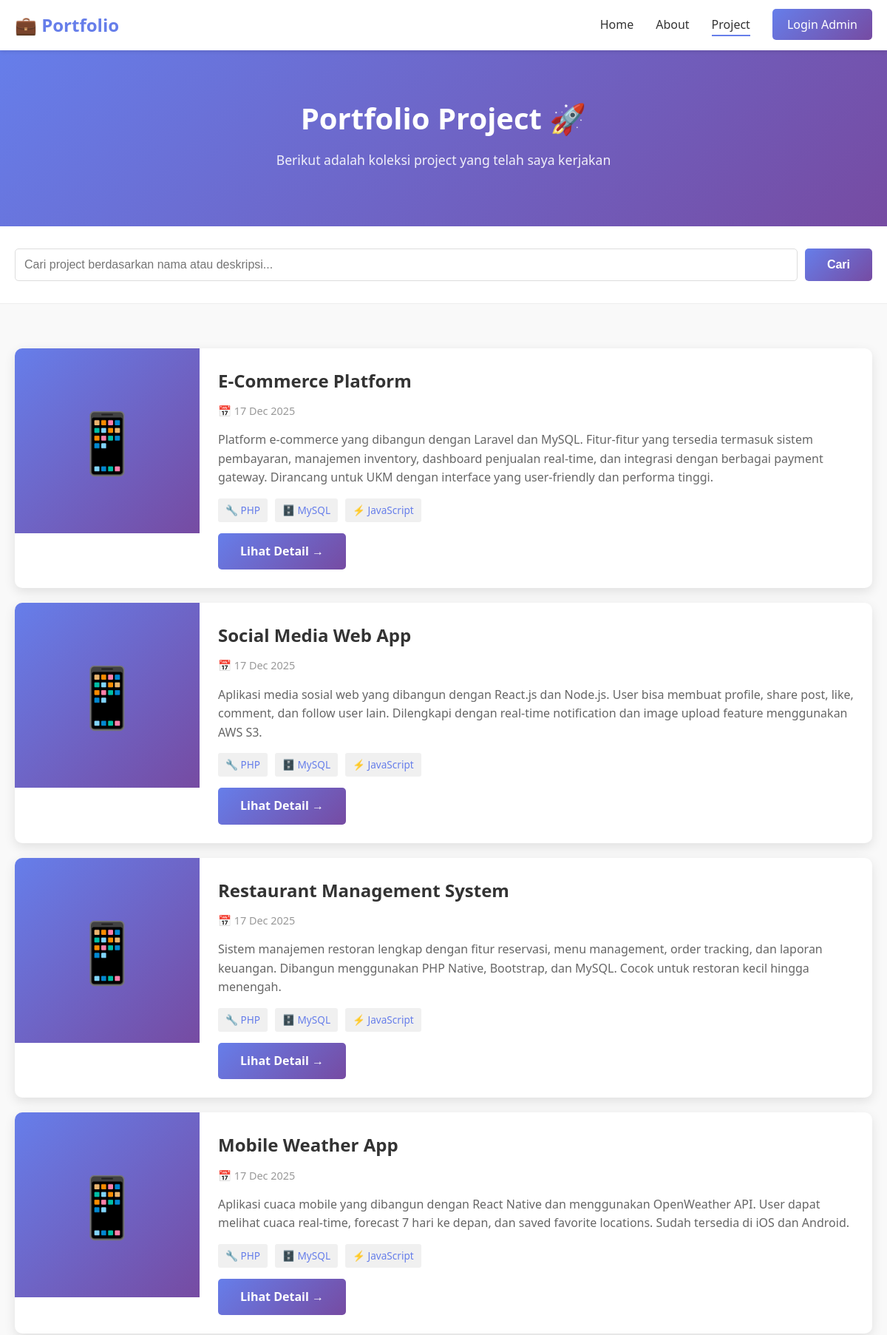
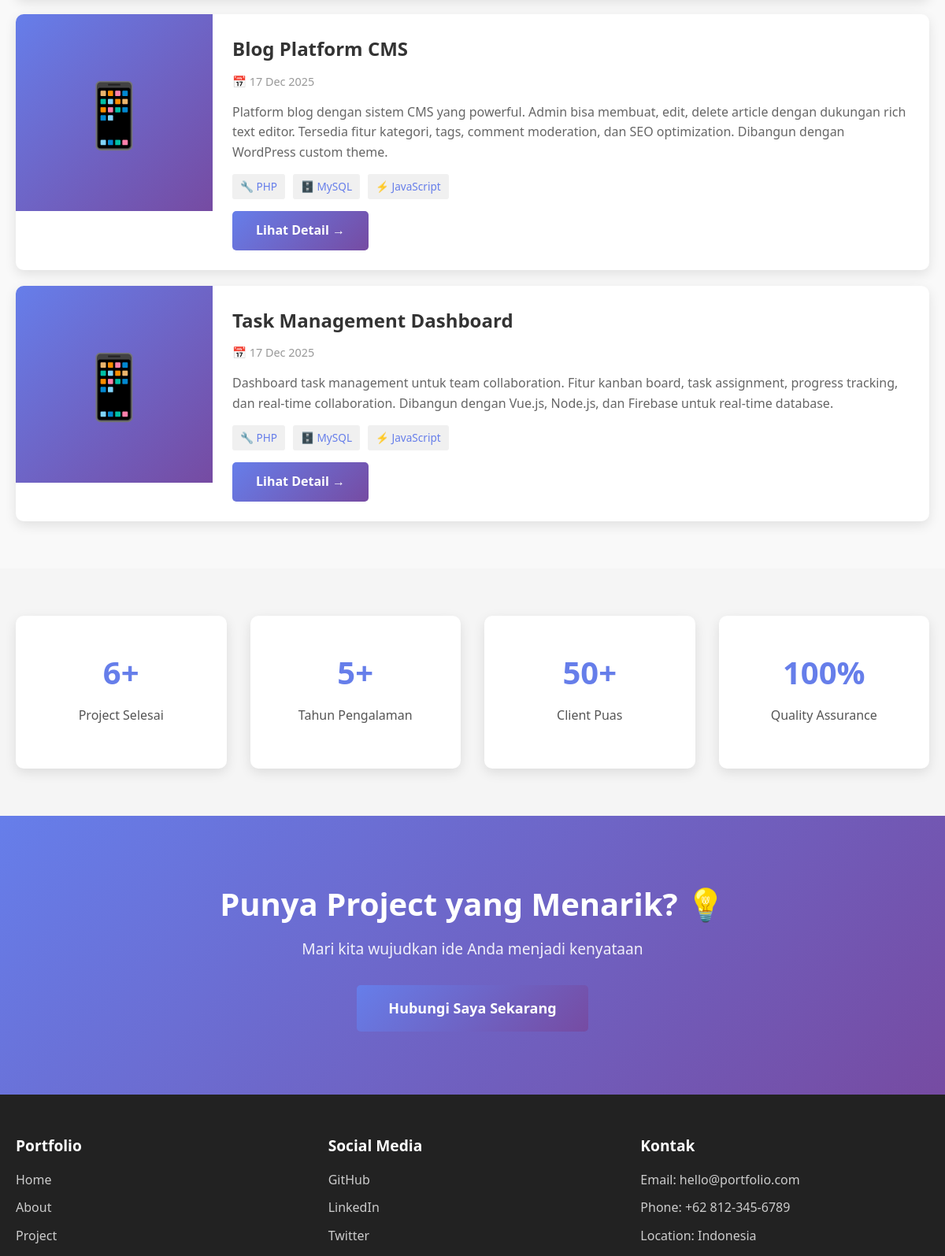
/project.php (upper part), run on the app's committed database (2 pictures, top to bottom).
### tables this page shows
CREATE TABLE IF NOT EXISTS projects (
    id INT AUTO_INCREMENT PRIMARY KEY,
    judul VARCHAR(200) NOT NULL,
    deskripsi LONGTEXT NOT NULL,
    gambar VARCHAR(255),
    link VARCHAR(255),
    created_at TIMESTAMP DEFAULT CURRENT_TIMESTAMP,
    updated_at TIMESTAMP DEFAULT CURRENT_TIMESTAMP ON UPDATE CURRENT_TIMESTAMP
);

### project.php (the view, shortened to what this page needs)
<?php
require_once 'db.php';
$query = "SELECT id, judul, deskripsi, gambar, link, created_at FROM projects ORDER BY created_at DESC";
$result = $conn->query($query);
$projects = [];
if ($result->num_rows > 0) {
    while ($row = $result->fetch_assoc()) {
        $projects[] = $row;
    }
}
$search_query = isset($_GET['search']) ? escape_input($_GET['search']) : '';
?>
<!DOCTYPE html>
<html lang="id">
<head>
    <link rel="stylesheet" href="style.css">
</head>
<body>
    <nav class="navbar">
        <div class="container">
            <div class="nav-brand">
                <a href="index.php">
                    <h2>💼 Portfolio</h2>
                </a>
            </div>
            <ul class="nav-menu">
                <li><a href="index.php">Home</a></li>
                <li><a href="about.php">About</a></li>
                <li><a href="project.php" class="active">Project</a></li>
                <li><a href="login.php" class="btn-login-nav">Login Admin</a></li>
            </ul>
        </div>
    </nav>
    <section class="page-header">
        <div class="container">
            <h1>Portfolio Project 🚀</h1>
            <p>Berikut adalah koleksi project yang telah saya kerjakan</p>
        </div>
    </section>
    <section class="search-section">
        <div class="container">
            <form method="GET" action="project.php" class="search-form">
                <input
                    type="text"
                    name="search"
                    placeholder="Cari project berdasarkan nama atau deskripsi..."
                    value="<?php echo htmlspecialchars($search_query); ?>"
                    class="search-input"
                >
                <button type="submit" class="btn btn-primary">Cari</button>
            </form>
        </div>
    </section>
    <section class="projects-section">
        <div class="container">
            <?php if (!empty($projects)): ?>
                <div class="projects-grid-large">
                    <?php foreach ($projects as $project): ?>
                        <?php
                            $imagePath = '';
                        ?>
                        <div class="project-card-large">
                            <div class="project-image-large">
                                <?php if (!empty($imagePath)): ?>
                                    <img src="<?php echo $imagePath; ?>" alt="<?php echo htmlspecialchars($project['judul']); ?>" class="project-thumb-large">
                                <?php else: ?>
                                    <div class="image-placeholder-large">
                                        📱
                                    </div>
                                <?php endif; ?>
                            </div>
                            <div class="project-content-large">
                                <h3><?php echo htmlspecialchars($project['judul']); ?></h3>
                                <div class="project-meta">
                                    <span class="project-date">
                                        📅 <?php echo date('d M Y', strtotime($project['created_at'])); ?>
                                    </span>
                                </div>
                                <div class="project-description">
                                    <?php echo htmlspecialchars($project['deskripsi']); ?>
                                </div>
                                <div class="project-tech">
                                    <span class="tech-tag">🔧 PHP</span>
                                    <span class="tech-tag">🗄️ MySQL</span>
                                    <span class="tech-tag">⚡ JavaScript</span>
                                </div>
                                <div class="project-actions">
                                    <a href="project-detail.php?id=<?php echo $project['id']; ?>" class="btn btn-primary">
                                        Lihat Detail →
                                    </a>
                                </div>
                            </div>
                        </div>
                    <?php endforeach; ?>
                </div>
            <?php endif; ?>
        </div>
    </section>
    <section class="stats-section">
        <div class="container">
            <div class="stats-grid">
                <div class="stat-item">
                    <div class="stat-number"><?php echo count($projects); ?>+</div>
                    <p class="stat-label">Project Selesai</p>
                </div>
                <div class="stat-item">
                    <div class="stat-number">5+</div>
                    <p class="stat-label">Tahun Pengalaman</p>
                </div>
                <div class="stat-item">
                    <div class="stat-number">50+</div>
                    <p class="stat-label">Client Puas</p>
                </div>
                <div class="stat-item">
                    <div class="stat-number">100%</div>
                    <p class="stat-label">Quality Assurance</p>
                </div>
            </div>
        </div>
    </section>
    <section class="cta-section">
        <div class="container">
            <h2>Punya Project yang Menarik? 💡</h2>
            <p>Mari kita wujudkan ide Anda menjadi kenyataan</p>
            <a href="about.php" class="btn btn-primary btn-large">Hubungi Saya Sekarang</a>
        </div>
    </section>
    <footer class="footer">
        <div class="container">
            <div class="footer-content">
                <div class="footer-section">
                    <h4>Portfolio</h4>
                    <ul>
                        <li><a href="index.php">Home</a></li>
                        <li><a href="about.php">About</a></li>
                        <li><a href="project.php">Project</a></li>
                    </ul>
                </div>
                <div class="footer-section">
                    <h4>Social Media</h4>
                    <ul>
                        <li><a href="https://github.com" target="_blank">GitHub</a></li>
                        <li><a href="https://linkedin.com" target="_blank">LinkedIn</a></li>
                        <li><a href="https://twitter.com" target="_blank">Twitter</a></li>
                    </ul>
                </div>
                <div class="footer-section">
                    <h4>Kontak</h4>
                    <ul>
                        <li>Email: hello@portfolio.com</li>
                        <li>Phone: +62 812-345-6789</li>
                        <li>Location: Indonesia</li>
                    </ul>
                </div>
            </div>
        </div>
    </footer>
</body>
</html>

### data on the page
projects: judul "E-Commerce Platform", created_at "17 Dec 2025", deskripsi "Platform e-commerce yang dibangun dengan Laravel dan MySQL. Fitur-fitur yang tersedia termasuk sistem pembayaran, manajemen inventory, dashboard penjualan real-time, dan integrasi dengan berbagai payment gateway. Dirancang untuk UKM dengan interface yang user-friendly dan performa tinggi."
projects: judul "Social Media Web App", created_at "17 Dec 2025", deskripsi "Aplikasi media sosial web yang dibangun dengan React.js dan Node.js. User bisa membuat profile, share post, like, comment, dan follow user lain. Dilengkapi dengan real-time notification dan image upload feature menggunakan AWS S3."
projects: judul "Restaurant Management System", created_at "17 Dec 2025", deskripsi "Sistem manajemen restoran lengkap dengan fitur reservasi, menu management, order tracking, dan laporan keuangan. Dibangun menggunakan PHP Native, Bootstrap, dan MySQL. Cocok untuk restoran kecil hingga menengah."
projects: judul "Mobile Weather App", created_at "17 Dec 2025", deskripsi "Aplikasi cuaca mobile yang dibangun dengan React Native dan menggunakan OpenWeather API. User dapat melihat cuaca real-time, forecast 7 hari ke depan, dan saved favorite locations. Sudah tersedia di iOS dan Android."
projects: judul "Blog Platform CMS", created_at "17 Dec 2025", deskripsi "Platform blog dengan sistem CMS yang powerful. Admin bisa membuat, edit, delete article dengan dukungan rich text editor. Tersedia fitur kategori, tags, comment moderation, dan SEO optimization. Dibangun dengan WordPress custom theme."
projects: judul "Task Management Dashboard", created_at "17 Dec 2025", deskripsi "Dashboard task management untuk team collaboration. Fitur kanban board, task assignment, progress tracking, dan real-time collaboration. Dibangun dengan Vue.js, Node.js, dan Firebase untuk real-time database."

### other printed values
count($projects) "6"
